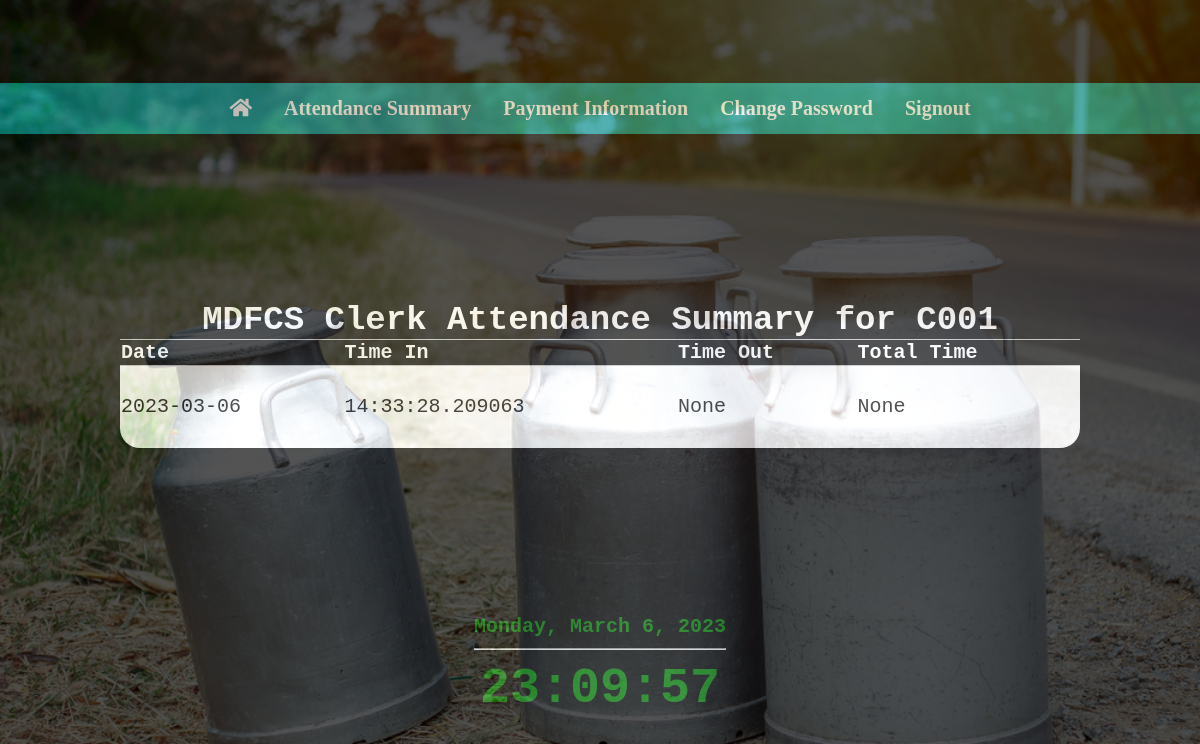
Before: /attendancesummary (signed in) with the older database file.
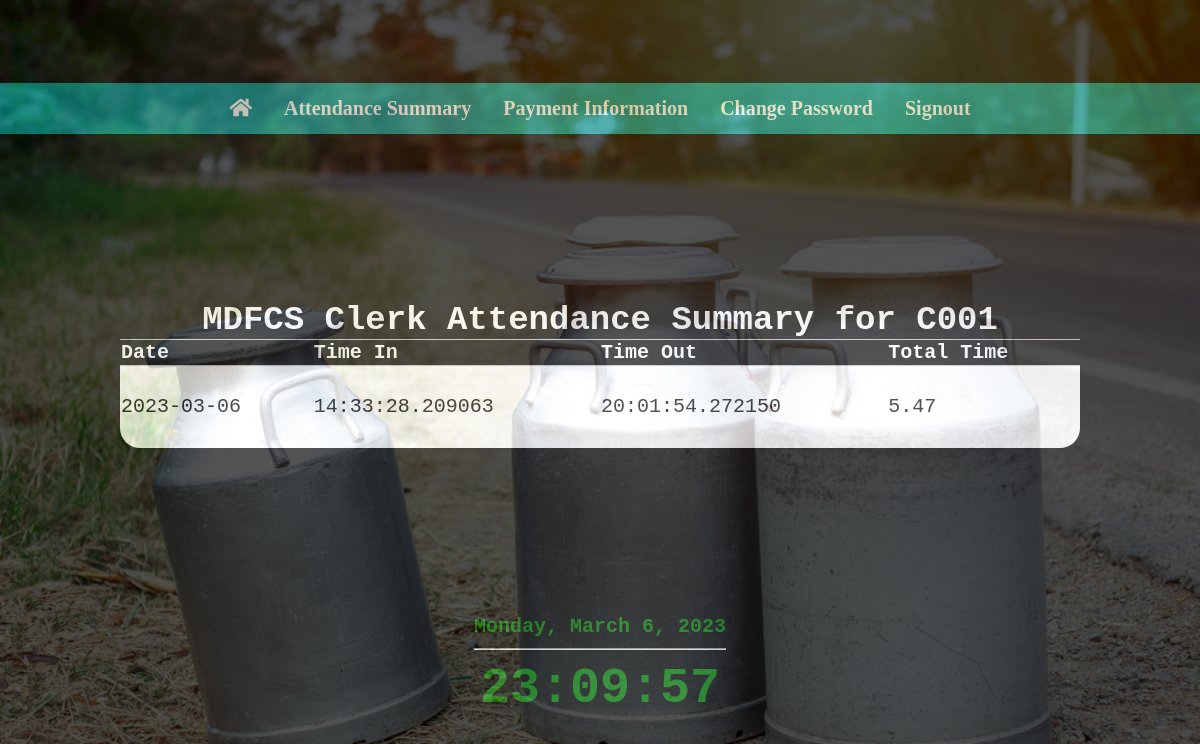
After: the same page with the newer database file.
### Clerk Portal.py (models this page shows)
class ClerkPortal(db.Model):
    clerk_username = db.Column(db.String, primary_key=True)
    clerk_id = db.Column(db.String, db.ForeignKey('clerks.clerk_id'))
    clerk_password = db.Column(db.String)

class Attendance(db.Model):
    clerk_id_date = db.Column(db.String, primary_key=True)
    clerk_id = db.Column(db.String, db.ForeignKey('clerks.clerk_id'))
    date = db.Column(db.Date)
    time_in = db.Column(db.Time)
    time_out = db.Column(db.Time)
    total_time = db.Column(db.Float)

### Clerk Portal.py (the view)
@app.route("/attendancesummary")
def attendancesummary():
    if "clerkusername" in session:
        clerkusername = session["clerkusername"]
        c_id = ClerkPortal.query.filter_by(clerk_username=clerkusername).first().clerk_id
        summary = Attendance.query.filter_by(clerk_id=c_id).all()
        return render_template("summary.html", summary=summary, id=c_id)
    else:
        return redirect(url_for("clerk_signin"))

### templates/summary.html (shortened to what this page needs)
{% extends "Clerk_base.html" %}
{% block content %}
<table>
    <caption>MDFCS Clerk Attendance Summary for {{id}}</caption>
    <tr style="color: #ffffff; background-color: #000000">
        <th>Date</th>
        <th>Time In</th>
        <th>Time Out</th>
        <th>Total Time</th>
    </tr>
{% for record in summary %}
<tr>
<td>{{record.date}}</td>
<td>{{(record.time_in)}}</td>
<td>{{record.time_out}}</td>
<td>{{record.total_time}}</td>
</tr>
{% endfor %}
</table>
{% endblock %}

### templates/Clerk_base.html (shortened to what this page needs)
<!DOCTYPE html>
<html>
    <head>
        <link rel="stylesheet" href="{{url_for('static', filename='base_style.css')}} ">
        <link rel="stylesheet" href="https://cdnjs.cloudflare.com/ajax/libs/font-awesome/5.15.3/css/all.min.css">
    </head>
    <body>
    <div class="overlay">
        {% block navbar %}
        <div class="topnav">
             <a href = "{{url_for('home')}}"><i class="fa fa-home"></i></a>
             <a href="{{ url_for('attendancesummary') }}">Attendance Summary</a>
            <a href = "{{url_for('payinfo')}}" >Payment Information</a>
            <a href = "{{url_for('changePassword')}}" >Change Password</a>
            <a href = "{{url_for('signout')}}" >Signout</a>
        </div>
        {% endblock %}
        {% block content %}
        {% endblock %}
        <div class="date">
            <date id="date"></date><br>
            <hr>
            <time id="time"></time><br>
            </div>
    </div>
    </body>
</html>

### static/base_style.css (style rules this page uses)
html, body { min-height: 100%; }
body { text-align: center; background: rgba(0,0,255,0.5) url("can.png") no-repeat; font-size: 20px; font-family: 'Times New Roman', Times, serif; background-size: cover; opacity: 75%; }
.overlay { position: fixed; overflow-y: auto; background-color: black; opacity: 0.9; top: 0; bottom: 0; left: 0; right: 0; display: flex; margin: auto; flex-direction: column; }
table { border:1px; border-collapse: collapse; border-radius: 20px; margin:auto; width:80%; text-align: left; align-self:center; font-family: 'Courier New', Courier, monospace; background-color: white; }
tr { border-top: 1px solid silver; }
td { height: 80px; }
caption { font-size: 34px; font-weight: bold; color:white; }
.date { font-family: 'Digital-7 Mono', monospace; font-weight: bold; background-color: black; color: green; font-size: 20px; border-radius: 10px; margin: auto; max-width: 500px; }
time { font-size: 50px; }
.topnav { background-color: darkcyan; overflow: hidden; margin: auto; width: 100%; display: flex; justify-content: center; flex-wrap: wrap; }
.topnav a { float: left; color: #f2f2f2; text-align: center; padding: 14px 16px; text-decoration: none; font-weight: bold; font-size: 20px; }

Changed rows visible on the page:
changed Attendance: time_out "None" → "20:01:54.272150"; total_time "None" → "5.47"
